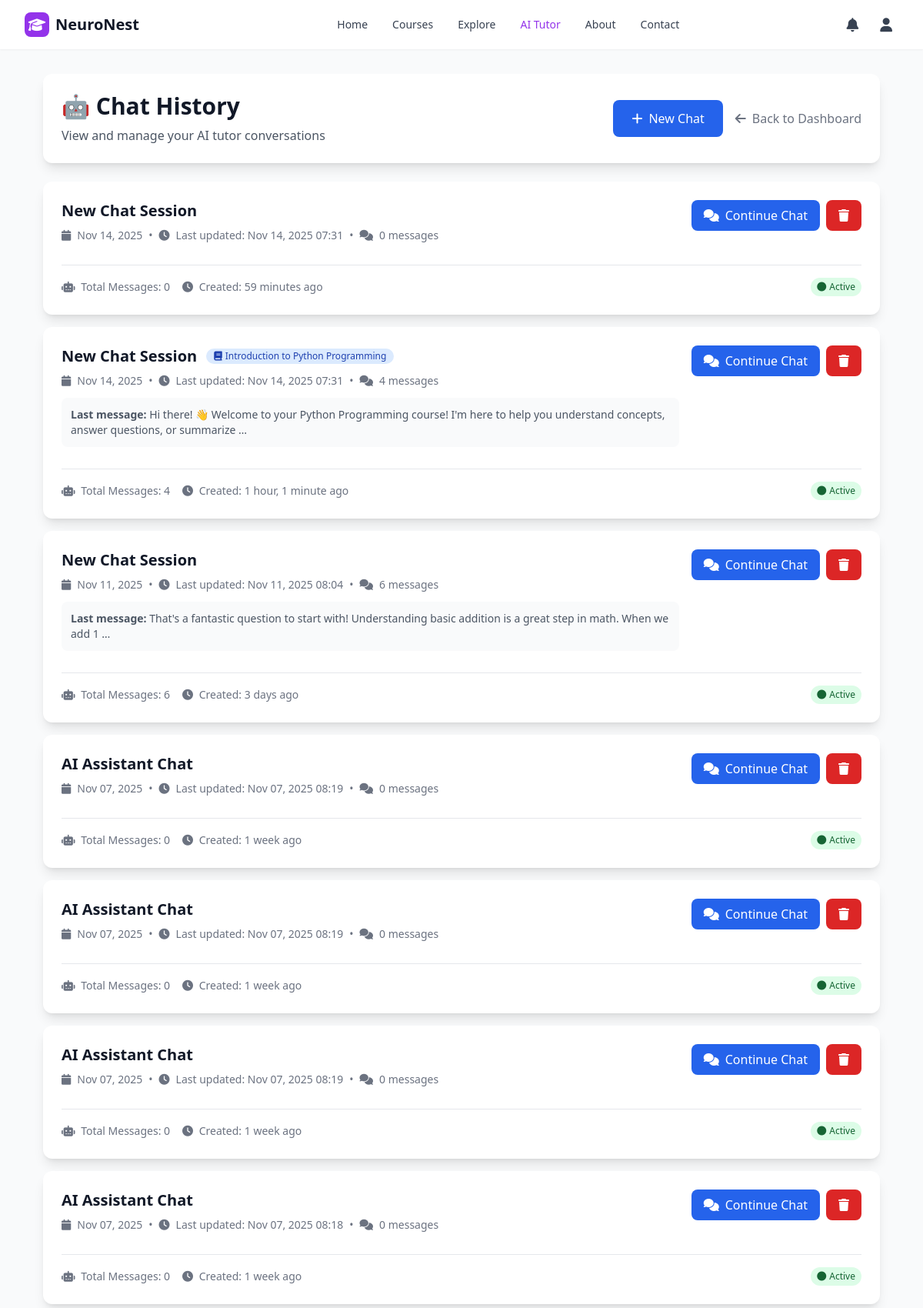
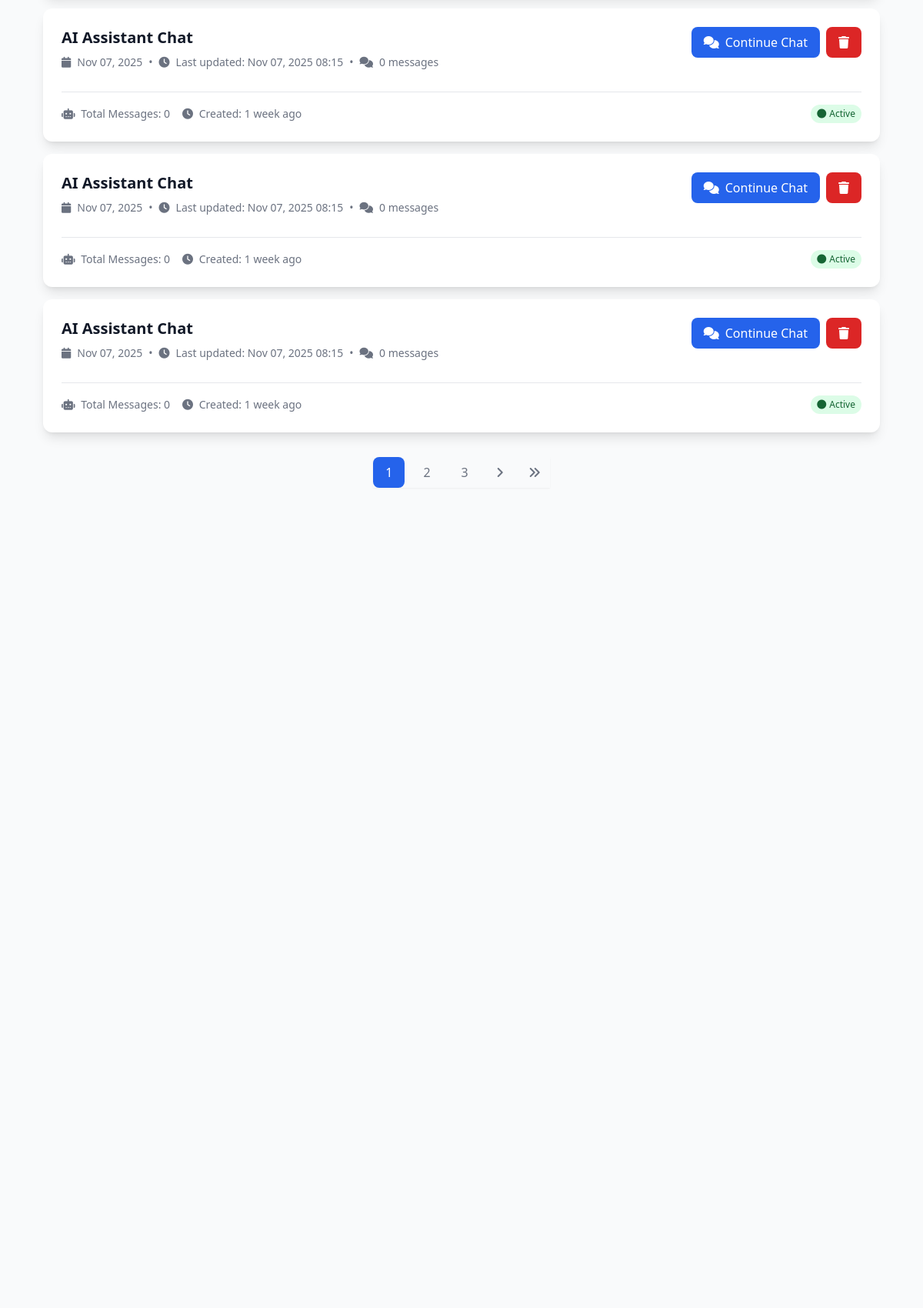
Screenshot of /tutor/history/ (signed in, upper part) with the database file from the repository (2 pictures, top to bottom).
### tutor/models.py (models this page shows, shortened)
class ChatSession(models.Model):
    student = models.ForeignKey(User, on_delete=models.CASCADE, limit_choices_to={'role': 'student'})
    course = models.ForeignKey(Course, on_delete=models.CASCADE, null=True, blank=True)
    title = models.CharField(max_length=200, default="New Chat")
    created_at = models.DateTimeField(auto_now_add=True)
    updated_at = models.DateTimeField(auto_now=True)
    is_active = models.BooleanField(default=True)
    class Meta:
        ordering = ['-updated_at']
    def get_message_count(self):
        return self.messages.count()
    def get_last_message(self):
        return self.messages.last()

class ChatMessage(models.Model):
    MESSAGE_TYPES = [
        ('user', 'User Message'),
        ('ai', 'AI Response'),
        ('system', 'System Message'),
    ]
    session = models.ForeignKey(ChatSession, on_delete=models.CASCADE, related_name='messages')
    message_type = models.CharField(max_length=10, choices=MESSAGE_TYPES)
    content = models.TextField()
    timestamp = models.DateTimeField(auto_now_add=True)
    context_used = models.TextField(blank=True, help_text="Course content used for AI response")
    ai_model = models.CharField(max_length=50, blank=True, help_text="AI model used (e.g., gpt-3.5-turbo)")
    tokens_used = models.IntegerField(null=True, blank=True, help_text="Tokens consumed for this response")
    class Meta:
        ordering = ['timestamp']

### courses/models.py (models this page shows, shortened)
class Course(models.Model):
    CATEGORY_CHOICES = [
        ('programming', 'Programming'),
        ('design', 'Design'),
        ('business', 'Business'),
        ('data_science', 'Data Science'),
        ('marketing', 'Marketing'),
        ('photography', 'Photography'),
        ('music', 'Music'),
        ('language', 'Language'),
        ('health', 'Health & Fitness'),
        ('other', 'Other'),
    ]
    title = models.CharField(max_length=200)
    description = models.TextField(blank=True)
    instructor = models.ForeignKey(User, on_delete=models.CASCADE, limit_choices_to={'role': 'instructor'})
    category = models.CharField(max_length=50, choices=CATEGORY_CHOICES, default='other')
    created_at = models.DateTimeField(auto_now_add=True)

### tutor/views.py (the view)
# urls.py: path('history/', views.chat_history, name='chat_history'),
@login_required
def chat_history(request):
    if request.user.role != 'student':
        messages.error(request, 'Access denied.')
        return redirect('courses:course_list')
    sessions = ChatSession.objects.filter(student=request.user).order_by('-updated_at')
    paginator = Paginator(sessions, 10)
    page_number = request.GET.get('page')
    page_obj = paginator.get_page(page_number)
    context = {
        'page_obj': page_obj,
        'sessions': page_obj
    }
    return render(request, 'tutor/history.html', context)

### tutor/templates/tutor/history.html (shortened to what this page needs)
{% extends 'base/base.html' %}
{% block content %}
<div class="max-w-6xl mx-auto px-4 sm:px-6 lg:px-8 py-8">
    <div class="bg-white dark:bg-gray-800 rounded-xl shadow-lg p-6 mb-6">
        <div class="flex items-center justify-between">
            <div>
                <h1 class="text-3xl font-bold text-gray-900 dark:text-white mb-2">
                    🤖 Chat History
                </h1>
                <p class="text-gray-600 dark:text-gray-300">
                    View and manage your AI tutor conversations
                </p>
            </div>
            <div class="flex items-center space-x-4">
                <a href="{% url 'tutor:new_chat' %}"
                    class="bg-blue-600 text-white px-6 py-3 rounded-lg hover:bg-blue-700 transition-colors">
                    <i class="fas fa-plus mr-2"></i>New Chat
                </a>
                <a href="{% url 'tutor:dashboard' %}"
                    class="text-gray-500 hover:text-gray-700 dark:text-gray-400 dark:hover:text-gray-200">
                    <i class="fas fa-arrow-left mr-2"></i>Back to Dashboard
                </a>
            </div>
        </div>
    </div>
    {% if page_obj %}
    <div class="space-y-4">
        {% for session in page_obj %}
        <div class="bg-white dark:bg-gray-800 rounded-xl shadow-lg p-6 hover:shadow-xl transition-shadow">
            <div class="flex items-start justify-between">
                <div class="flex-1">
                    <div class="flex items-center mb-2">
                        <h3 class="text-xl font-semibold text-gray-900 dark:text-white mr-3">
                            {{ session.title }}
                        </h3>
                        {% if session.course %}
                        <span
                            class="inline-flex items-center px-2.5 py-0.5 rounded-full text-xs font-medium bg-blue-100 text-blue-800 dark:bg-blue-900 dark:text-blue-200">
                            <i class="fas fa-book mr-1"></i>
                            {{ session.course.title }}
                        </span>
                        {% endif %}
                    </div>
                    <div class="flex items-center text-sm text-gray-500 dark:text-gray-400 mb-3">
                        <i class="fas fa-calendar mr-2"></i>
                        <span>{{ session.created_at|date:"M d, Y" }}</span>
                        <span class="mx-2">•</span>
                        <i class="fas fa-clock mr-2"></i>
                        <span>Last updated: {{ session.updated_at|date:"M d, Y H:i" }}</span>
                        <span class="mx-2">•</span>
                        <i class="fas fa-comments mr-2"></i>
                        <span>{{ session.get_message_count }} messages</span>
                    </div>
                    {% if session.get_last_message %}
                    <div class="bg-gray-50 dark:bg-gray-700 rounded-lg p-3 mb-3">
                        <p class="text-sm text-gray-600 dark:text-gray-300">
                            <strong>Last message:</strong>
                            {{ session.get_last_message.content|truncatewords:20 }}
                        </p>
                    </div>
                    {% endif %}
                </div>
                <div class="flex items-center space-x-2 ml-4">
                    <a href="{% url 'tutor:chat_session' session.id %}"
                        class="bg-blue-600 text-white px-4 py-2 rounded-lg hover:bg-blue-700 transition-colors">
                        <i class="fas fa-comments mr-2"></i>Continue Chat
                    </a>
                    <form method="post" action="{% url 'tutor:delete_session' session.id %}" class="inline"
                        onsubmit="return confirm('Are you sure you want to delete this chat session? This action cannot be undone.')">
                        <button type="submit"
                            class="bg-red-600 text-white px-4 py-2 rounded-lg hover:bg-red-700 transition-colors">
                            <i class="fas fa-trash"></i>
                        </button>
                    </form>
                </div>
            </div>
            <div class="mt-4 pt-4 border-t border-gray-200 dark:border-gray-600">
                <div class="flex items-center justify-between text-sm">
                    <div class="flex items-center space-x-4">
                        <span class="text-gray-500 dark:text-gray-400">
                            <i class="fas fa-robot mr-1"></i>
                            Total Messages: {{ session.get_message_count }}
                        </span>
                        <span class="text-gray-500 dark:text-gray-400">
                            <i class="fas fa-clock mr-1"></i>
                            Created: {{ session.created_at|timesince }} ago
                        </span>
                    </div>
                    <div class="flex items-center">
                        {% if session.is_active %}
                        <span
                            class="inline-flex items-center px-2 py-1 rounded-full text-xs font-medium bg-green-100 text-green-800 dark:bg-green-900 dark:text-green-200">
                            <i class="fas fa-circle mr-1 text-xs"></i>Active
                        </span>
                        {% else %}
                        <span
                            class="inline-flex items-center px-2 py-1 rounded-full text-xs font-medium bg-gray-100 text-gray-800 dark:bg-gray-900 dark:text-gray-200">
                            <i class="fas fa-circle mr-1 text-xs"></i>Inactive
                        </span>
                        {% endif %}
                    </div>
                </div>
            </div>
        </div>
        {% endfor %}
    </div>
    {% if page_obj.has_other_pages %}
    <div class="flex justify-center mt-8">
        <nav class="flex items-center space-x-2">
            {% for num in page_obj.paginator.page_range %}
            {% if page_obj.number == num %}
            <span class="px-4 py-2 bg-blue-600 text-white rounded-lg">{{ num }}</span>
            {% elif num > page_obj.number|add:'-3' and num < page_obj.number|add:'3' %} <a href="?page={{ num }}"
                class="px-4 py-2 text-gray-500 hover:text-gray-700 dark:text-gray-400 dark:hover:text-gray-200 hover:bg-gray-100 dark:hover:bg-gray-700 rounded-lg">
                {{ num }}
                </a>
                {% endif %}
                {% endfor %}
                {% if page_obj.has_next %}
                <a href="?page={{ page_obj.next_page_number }}"
                    class="px-3 py-2 text-gray-500 hover:text-gray-700 dark:text-gray-400 dark:hover:text-gray-200">
                    <i class="fas fa-angle-right"></i>
                </a>
                <a href="?page={{ page_obj.paginator.num_pages }}"
                    class="px-3 py-2 text-gray-500 hover:text-gray-700 dark:text-gray-400 dark:hover:text-gray-200">
                    <i class="fas fa-angle-double-right"></i>
                </a>
                {% endif %}
        </nav>
    </div>
    {% endif %}
    {% endif %}
</div>
{% endblock %}

### elearning/static/elearning/css/custom.css (style rules this page uses)
.transition-shadow { transition: box-shadow 0.3s ease; }
.transition-colors { transition: background-color 0.2s ease, color 0.2s ease; }
* { scrollbar-width: thin; scrollbar-color: #9ca3af #f3f4f6; }
html { scroll-behavior: smooth; }

### elearning/templates/base/base.html (style rules this page uses)
nav { box-shadow: 0 1px 2px 0 rgba(0, 0, 0, 0.05); }
button { -webkit-tap-highlight-color: transparent; user-select: none; }
html { scroll-behavior: smooth; }

### rows the page displays
ChatSession: title "New Chat Session", created_at "Nov 14, 2025", updated_at "Nov 14, 2025 07:31", get_message_count "0", created_at "59 minutes", is_active True (drawn)
ChatSession: title "New Chat Session", course "Introduction to Python Programming", created_at "Nov 14, 2025", updated_at "Nov 14, 2025 07:31", get_message_count "4", get_last_message.content "Hi there! 👋 Welcome to your Python Programming course! I'm here to help you understand concepts, answer questions, or summarize …", created_at "1 hour, 1 minute", is_active True (drawn)
ChatSession: title "New Chat Session", created_at "Nov 11, 2025", updated_at "Nov 11, 2025 08:04", get_message_count "6", get_last_message.content "That's a fantastic question to start with! Understanding basic addition is a great step in math. When we add 1 …", created_at "3 days", is_active True (drawn)
ChatSession: title "AI Assistant Chat", created_at "Nov 07, 2025", updated_at "Nov 07, 2025 08:19", get_message_count "0", created_at "1 week", is_active True (drawn)
ChatSession: title "AI Assistant Chat", created_at "Nov 07, 2025", updated_at "Nov 07, 2025 08:19", get_message_count "0", created_at "1 week", is_active True (drawn)
ChatSession: title "AI Assistant Chat", created_at "Nov 07, 2025", updated_at "Nov 07, 2025 08:19", get_message_count "0", created_at "1 week", is_active True (drawn)
ChatSession: title "AI Assistant Chat", created_at "Nov 07, 2025", updated_at "Nov 07, 2025 08:18", get_message_count "0", created_at "1 week", is_active True (drawn)
ChatSession: title "AI Assistant Chat", created_at "Nov 07, 2025", updated_at "Nov 07, 2025 08:15", get_message_count "0", created_at "1 week", is_active True (drawn)
ChatSession: title "AI Assistant Chat", created_at "Nov 07, 2025", updated_at "Nov 07, 2025 08:15", get_message_count "0", created_at "1 week", is_active True (drawn)
ChatSession: title "AI Assistant Chat", created_at "Nov 07, 2025", updated_at "Nov 07, 2025 08:15", get_message_count "0", created_at "1 week", is_active True (drawn)

### other values shown
{{ num }} "1"
{{ num }} "2" "3"
